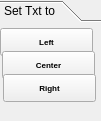
                    <widget class="QToolBox" name="toolbar_3">
                     <property name="geometry">
                      <rect>
                       <x>160</x>
                       <y>39</y>
                       <width>101</width>
                       <height>121</height>
                      </rect>
                     </property>
                     <property name="currentIndex">
                      <number>0</number>
                     </property>
                     <widget class="QWidget" name="page_21">
                      <property name="geometry">
                       <rect>
                        <x>0</x>
                        <y>0</y>
                        <width>101</width>
                        <height>91</height>
                       </rect>
                      </property>
                      <attribute name="label">
                       <string>Set Txt to</string>
                      </attribute>
                      <widget class="QPushButton" name="left">
                       <property name="geometry">
                        <rect>
                         <x>0</x>
                         <y>0</y>
                         <width>93</width>
                         <height>28</height>
                        </rect>
                       </property>
                       <property name="font">
                        <font>
                         <pointsize>6</pointsize>
                         <weight>75</weight>
                         <bold>true</bold>
                        </font>
                       </property>
                       <property name="text">
                        <string>Left</string>
                       </property>
                      </widget>
                      <widget class="QPushButton" name="center">
                       <property name="geometry">
                        <rect>
                         <x>2</x>
                         <y>23</y>
                         <width>93</width>
                         <height>28</height>
                        </rect>
                       </property>
                       <property name="font">
                        <font>
                         <pointsize>6</pointsize>
                         <weight>75</weight>
                         <bold>true</bold>
                        </font>
                       </property>
                       <property name="text">
                        <string>Center</string>
                       </property>
                      </widget>
                      <widget class="QPushButton" name="right">
                       <property name="geometry">
                        <rect>
                         <x>3</x>
                         <y>46</y>
                         <width>93</width>
                         <height>28</height>
                        </rect>
                       </property>
                       <property name="font">
                        <font>
                         <pointsize>6</pointsize>
                         <weight>75</weight>
                         <bold>true</bold>
                        </font>
                       </property>
                       <property name="text">
                        <string>Right</string>
                       </property>
                      </widget>
                     </widget>
                    </widget>
